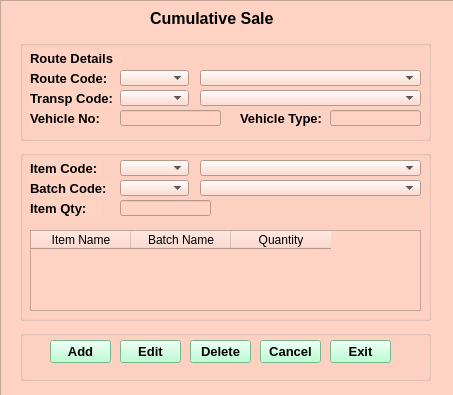
<?xml version="1.0" encoding="UTF-8"?>
<ui version="4.0">
 <class>Form</class>
 <widget class="QWidget" name="Form">
  <property name="geometry">
   <rect>
    <x>0</x>
    <y>0</y>
    <width>453</width>
    <height>395</height>
   </rect>
  </property>
  <property name="maximumSize">
   <size>
    <width>600</width>
    <height>600</height>
   </size>
  </property>
  <property name="windowTitle">
   <string>Cumulative Sale</string>
  </property>
  <widget class="QFrame" name="frame">
   <property name="geometry">
    <rect>
     <x>0</x>
     <y>0</y>
     <width>461</width>
     <height>401</height>
    </rect>
   </property>
   <property name="styleSheet">
    <string notr="true">background-color: rgb(135, 189, 216);
background-color: rgb(225, 114, 255);
background-color: rgb(255, 211, 196);</string>
   </property>
   <property name="frameShape">
    <enum>QFrame::StyledPanel</enum>
   </property>
   <property name="frameShadow">
    <enum>QFrame::Raised</enum>
   </property>
   <widget class="QGroupBox" name="groupBox">
    <property name="geometry">
     <rect>
      <x>20</x>
      <y>40</y>
      <width>411</width>
      <height>101</height>
     </rect>
    </property>
    <property name="styleSheet">
     <string notr="true">QGroupBox{border:2px solid Black;};</string>
    </property>
    <property name="title">
     <string/>
    </property>
    <widget class="QLabel" name="Route_details_lbl">
     <property name="geometry">
      <rect>
       <x>10</x>
       <y>10</y>
       <width>91</width>
       <height>16</height>
      </rect>
     </property>
     <property name="font">
      <font>
       <pointsize>10</pointsize>
       <weight>75</weight>
       <bold>true</bold>
      </font>
     </property>
     <property name="text">
      <string>Route Details</string>
     </property>
    </widget>
    <widget class="QLabel" name="Route_code_lbl">
     <property name="geometry">
      <rect>
       <x>10</x>
       <y>30</y>
       <width>81</width>
       <height>16</height>
      </rect>
     </property>
     <property name="font">
      <font>
       <pointsize>10</pointsize>
       <weight>75</weight>
       <bold>true</bold>
      </font>
     </property>
     <property name="text">
      <string>Route Code:</string>
     </property>
    </widget>
    <widget class="QLabel" name="Transp_code_lbl">
     <property name="geometry">
      <rect>
       <x>10</x>
       <y>50</y>
       <width>91</width>
       <height>16</height>
      </rect>
     </property>
     <property name="font">
      <font>
       <pointsize>10</pointsize>
       <weight>75</weight>
       <bold>true</bold>
      </font>
     </property>
     <property name="text">
      <string>Transp Code:</string>
     </property>
    </widget>
    <widget class="QLabel" name="Vehicle_no_lbl">
     <property name="geometry">
      <rect>
       <x>10</x>
       <y>70</y>
       <width>71</width>
       <height>16</height>
      </rect>
     </property>
     <property name="font">
      <font>
       <pointsize>10</pointsize>
       <weight>75</weight>
       <bold>true</bold>
      </font>
     </property>
     <property name="text">
      <string>Vehicle No:</string>
     </property>
    </widget>
    <widget class="QComboBox" name="comboBox">
     <property name="geometry">
      <rect>
       <x>100</x>
       <y>50</y>
       <width>69</width>
       <height>16</height>
      </rect>
     </property>
     <property name="font">
      <font>
       <pointsize>10</pointsize>
      </font>
     </property>
    </widget>
    <widget class="QComboBox" name="comboBox_2">
     <property name="geometry">
      <rect>
       <x>100</x>
       <y>30</y>
       <width>69</width>
       <height>16</height>
      </rect>
     </property>
     <property name="font">
      <font>
       <pointsize>10</pointsize>
      </font>
     </property>
    </widget>
    <widget class="QComboBox" name="comboBox_3">
     <property name="geometry">
      <rect>
       <x>180</x>
       <y>50</y>
       <width>221</width>
       <height>16</height>
      </rect>
     </property>
     <property name="font">
      <font>
       <pointsize>10</pointsize>
      </font>
     </property>
    </widget>
    <widget class="QComboBox" name="comboBox_4">
     <property name="geometry">
      <rect>
       <x>180</x>
       <y>30</y>
       <width>221</width>
       <height>16</height>
      </rect>
     </property>
     <property name="font">
      <font>
       <pointsize>10</pointsize>
      </font>
     </property>
    </widget>
    <widget class="QLineEdit" name="lineEdit">
     <property name="geometry">
      <rect>
       <x>100</x>
       <y>70</y>
       <width>101</width>
       <height>16</height>
      </rect>
     </property>
     <property name="font">
      <font>
       <pointsize>10</pointsize>
      </font>
     </property>
    </widget>
    <widget class="QLabel" name="Vehicle_type_lbl">
     <property name="geometry">
      <rect>
       <x>220</x>
       <y>70</y>
       <width>91</width>
       <height>16</height>
      </rect>
     </property>
     <property name="font">
      <font>
       <pointsize>10</pointsize>
       <weight>75</weight>
       <bold>true</bold>
      </font>
     </property>
     <property name="text">
      <string>Vehicle Type:</string>
     </property>
    </widget>
    <widget class="QLineEdit" name="Vehicle_type_txt">
     <property name="geometry">
      <rect>
       <x>310</x>
       <y>70</y>
       <width>91</width>
       <height>16</height>
      </rect>
     </property>
     <property name="font">
      <font>
       <pointsize>10</pointsize>
      </font>
     </property>
    </widget>
   </widget>
   <widget class="QGroupBox" name="groupBox_2">
    <property name="geometry">
     <rect>
      <x>20</x>
      <y>150</y>
      <width>411</width>
      <height>171</height>
     </rect>
    </property>
    <property name="styleSheet">
     <string notr="true">QGroupBox{border:2px solid Black;};</string>
    </property>
    <property name="title">
     <string/>
    </property>
    <widget class="QLabel" name="Item_code_lbl">
     <property name="geometry">
      <rect>
       <x>10</x>
       <y>10</y>
       <width>71</width>
       <height>16</height>
      </rect>
     </property>
     <property name="font">
      <font>
       <pointsize>10</pointsize>
       <weight>75</weight>
       <bold>true</bold>
      </font>
     </property>
     <property name="text">
      <string>Item Code:</string>
     </property>
    </widget>
    <widget class="QLabel" name="Batch_Code_lbl">
     <property name="geometry">
      <rect>
       <x>10</x>
       <y>30</y>
       <width>81</width>
       <height>16</height>
      </rect>
     </property>
     <property name="font">
      <font>
       <pointsize>10</pointsize>
       <weight>75</weight>
       <bold>true</bold>
      </font>
     </property>
     <property name="text">
      <string>Batch Code:</string>
     </property>
    </widget>
    <widget class="QLabel" name="Item_Qty_lbl">
     <property name="geometry">
      <rect>
       <x>10</x>
       <y>50</y>
       <width>71</width>
       <height>16</height>
      </rect>
     </property>
     <property name="font">
      <font>
       <pointsize>10</pointsize>
       <weight>75</weight>
       <bold>true</bold>
      </font>
     </property>
     <property name="text">
      <string>Item Qty:</string>
     </property>
    </widget>
    <widget class="QComboBox" name="Item_code_combobx1">
     <property name="geometry">
      <rect>
       <x>100</x>
       <y>10</y>
       <width>69</width>
       <height>16</height>
      </rect>
     </property>
     <property name="font">
      <font>
       <pointsize>10</pointsize>
      </font>
     </property>
    </widget>
    <widget class="QComboBox" name="Item_code_combobx2">
     <property name="geometry">
      <rect>
       <x>180</x>
       <y>10</y>
       <width>221</width>
       <height>16</height>
      </rect>
     </property>
     <property name="font">
      <font>
       <pointsize>10</pointsize>
      </font>
     </property>
    </widget>
    <widget class="QComboBox" name="Batch_Code_combo_1">
     <property name="geometry">
      <rect>
       <x>100</x>
       <y>30</y>
       <width>69</width>
       <height>16</height>
      </rect>
     </property>
     <property name="font">
      <font>
       <pointsize>10</pointsize>
      </font>
     </property>
    </widget>
    <widget class="QComboBox" name="Batch_Code_combo_2">
     <property name="geometry">
      <rect>
       <x>180</x>
       <y>30</y>
       <width>221</width>
       <height>16</height>
      </rect>
     </property>
     <property name="font">
      <font>
       <pointsize>10</pointsize>
      </font>
     </property>
    </widget>
    <widget class="QLineEdit" name="Item_Qty_txt">
     <property name="geometry">
      <rect>
       <x>100</x>
       <y>50</y>
       <width>91</width>
       <height>16</height>
      </rect>
     </property>
     <property name="font">
      <font>
       <pointsize>10</pointsize>
      </font>
     </property>
    </widget>
    <widget class="QTableWidget" name="tableWidget">
     <property name="geometry">
      <rect>
       <x>10</x>
       <y>80</y>
       <width>391</width>
       <height>81</height>
      </rect>
     </property>
     <column>
      <property name="text">
       <string>Item Name</string>
      </property>
     </column>
     <column>
      <property name="text">
       <string>Batch Name</string>
      </property>
     </column>
     <column>
      <property name="text">
       <string>Quantity</string>
      </property>
     </column>
    </widget>
   </widget>
   <widget class="QLabel" name="Cumulative_sale_lbl">
    <property name="geometry">
     <rect>
      <x>150</x>
      <y>10</y>
      <width>141</width>
      <height>16</height>
     </rect>
    </property>
    <property name="font">
     <font>
      <pointsize>12</pointsize>
      <weight>75</weight>
      <bold>true</bold>
     </font>
    </property>
    <property name="text">
     <string>Cumulative Sale </string>
    </property>
   </widget>
   <widget class="QGroupBox" name="groupBox_3">
    <property name="geometry">
     <rect>
      <x>20</x>
      <y>330</y>
      <width>411</width>
      <height>51</height>
     </rect>
    </property>
    <property name="styleSheet">
     <string notr="true">QGroupBox{border:2px solid Black;};</string>
    </property>
    <property name="title">
     <string/>
    </property>
    <widget class="QPushButton" name="Add_btn">
     <property name="geometry">
      <rect>
       <x>30</x>
       <y>10</y>
       <width>61</width>
       <height>23</height>
      </rect>
     </property>
     <property name="font">
      <font>
       <pointsize>10</pointsize>
       <weight>75</weight>
       <bold>true</bold>
      </font>
     </property>
     <property name="styleSheet">
      <string notr="true">background-color: rgb(169, 255, 198);</string>
     </property>
     <property name="text">
      <string>Add</string>
     </property>
    </widget>
    <widget class="QPushButton" name="Edit_btn">
     <property name="geometry">
      <rect>
       <x>100</x>
       <y>10</y>
       <width>61</width>
       <height>23</height>
      </rect>
     </property>
     <property name="font">
      <font>
       <pointsize>10</pointsize>
       <weight>75</weight>
       <bold>true</bold>
      </font>
     </property>
     <property name="styleSheet">
      <string notr="true">background-color: rgb(169, 255, 198);</string>
     </property>
     <property name="text">
      <string>Edit</string>
     </property>
    </widget>
    <widget class="QPushButton" name="delete_btn">
     <property name="geometry">
      <rect>
       <x>170</x>
       <y>10</y>
       <width>61</width>
       <height>23</height>
      </rect>
     </property>
     <property name="font">
      <font>
       <pointsize>10</pointsize>
       <weight>75</weight>
       <bold>true</bold>
      </font>
     </property>
     <property name="styleSheet">
      <string notr="true">background-color: rgb(169, 255, 198);</string>
     </property>
     <property name="text">
      <string>Delete</string>
     </property>
    </widget>
    <widget class="QPushButton" name="cancel_btn">
     <property name="geometry">
      <rect>
       <x>240</x>
       <y>10</y>
       <width>61</width>
       <height>23</height>
      </rect>
     </property>
     <property name="font">
      <font>
       <pointsize>10</pointsize>
       <weight>75</weight>
       <bold>true</bold>
      </font>
     </property>
     <property name="styleSheet">
      <string notr="true">background-color: rgb(169, 255, 198);</string>
     </property>
     <property name="text">
      <string>Cancel</string>
     </property>
    </widget>
    <widget class="QPushButton" name="Exit_btn">
     <property name="geometry">
      <rect>
       <x>310</x>
       <y>10</y>
       <width>61</width>
       <height>23</height>
      </rect>
     </property>
     <property name="font">
      <font>
       <pointsize>10</pointsize>
       <weight>75</weight>
       <bold>true</bold>
      </font>
     </property>
     <property name="styleSheet">
      <string notr="true">background-color: rgb(169, 255, 198);</string>
     </property>
     <property name="text">
      <string>Exit</string>
     </property>
    </widget>
   </widget>
  </widget>
 </widget>
 <resources/>
 <connections/>
</ui>
